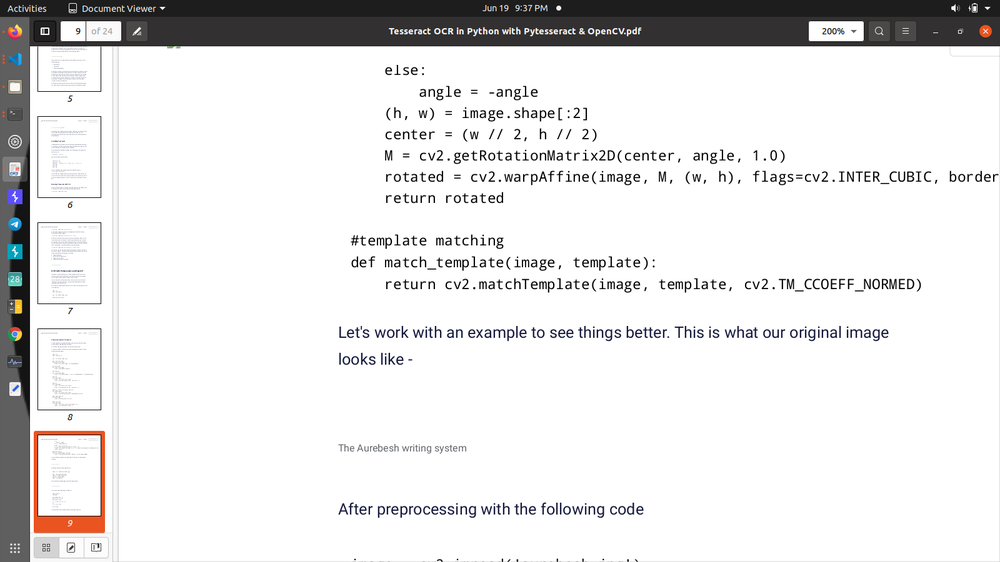
#> input picture das.png, 1000 x 562 px, shrunk from 1600 x 900 before the run
$ python sft.py
#> lines starting #> are read from the running program, lines starting #| are printed output that depends on the picture
import cv2
import numpy as np

img = cv2.imread('das.png')
#> img is the input picture: shape (562, 1000, 3); mean B, G, R 228.2, 228.2, 228.7
gray= cv2.cvtColor(img,cv2.COLOR_BGR2GRAY)

orb = cv2.ORB_create(edgeThreshold=5,nfeatures=10000, scoreType=cv2.ORB_HARRIS_SCORE,scaleFactor=1.2)
kp ,des= orb.detectAndCompute(gray,None)
#> kp = 9101 keypoints; strongest (x, y, size): (884, 281, 31), (482, 153, 31), (875, 174, 31), (908, 176, 31)

img=cv2.drawKeypoints(gray,kp,None)
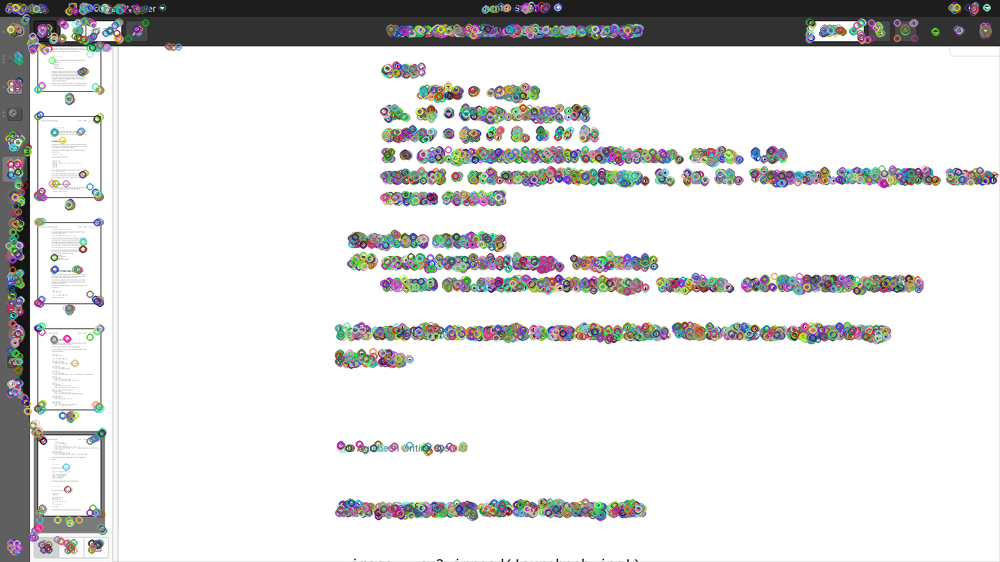
#> img: shape (562, 1000, 3); mean of channels 0, 1, 2 220.8, 221.1, 221.1; drawn as B, G, R

cv2.imwrite('sift_keypoints.jpg',img)

$ run again, with new.png copied over das.png
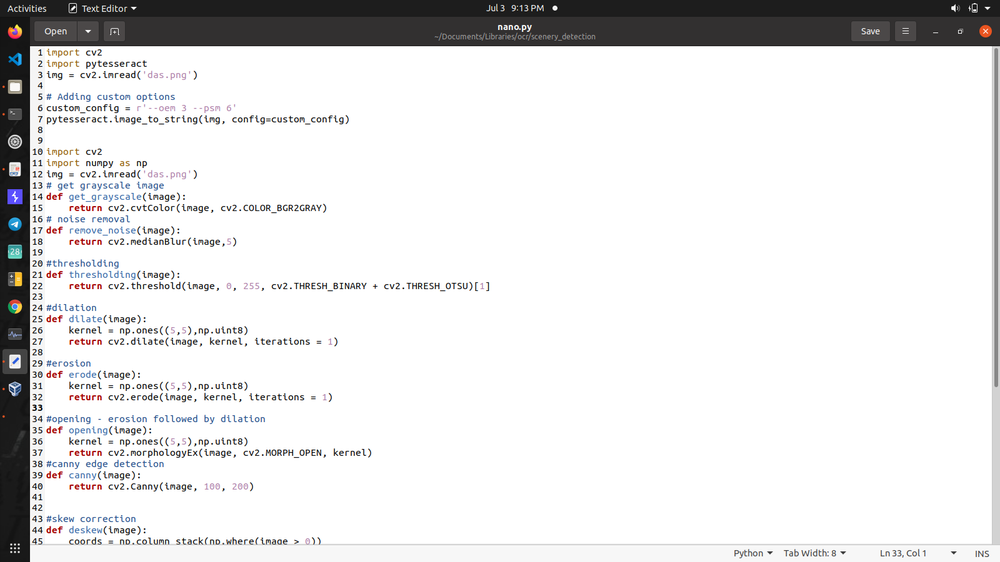
#> input picture new.png, 1000 x 562 px, shrunk from 1600 x 900 before the run
#> img is the input picture: shape (562, 1000, 3); mean B, G, R 226.9, 226.6, 226.8
#> kp = 9075 keypoints; strongest (x, y, size): (38, 407, 31), (952, 8, 31), (32, 407, 31), (556, 7, 37.2)
#> `img=cv2.drawKeypoints(gray,kp,None)`:
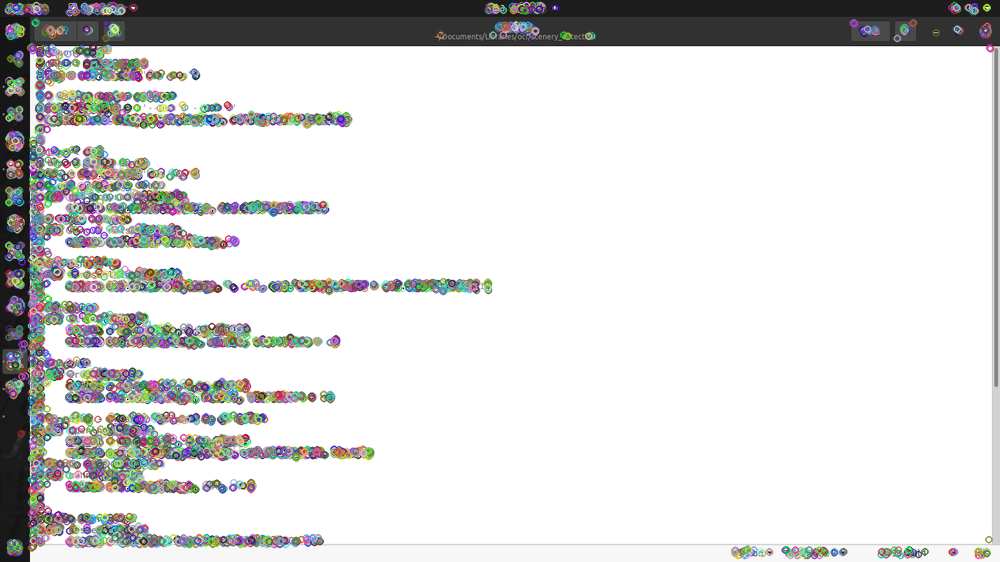
#> img: shape (562, 1000, 3); mean of channels 0, 1, 2 217.2, 217.6, 217.5; drawn as B, G, R
